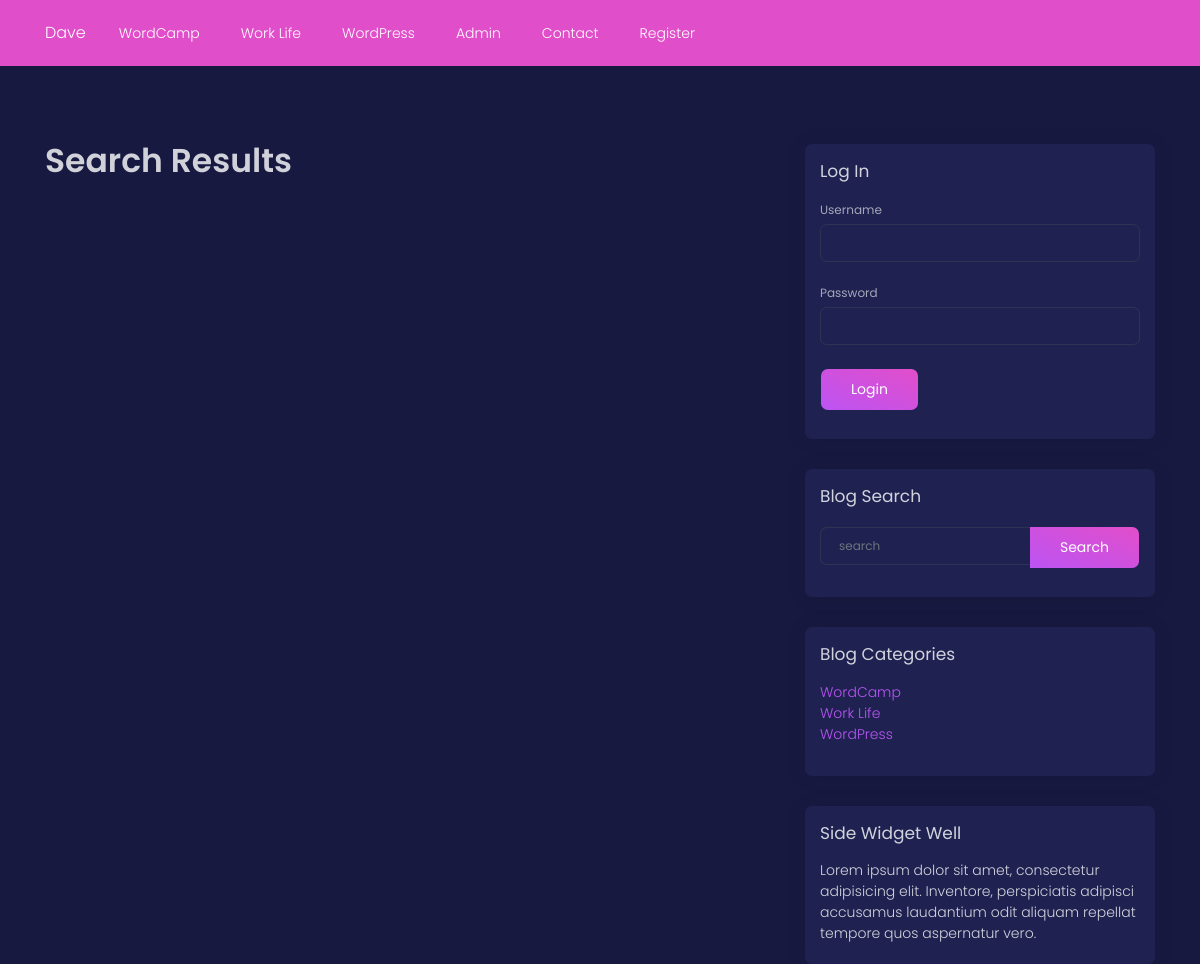
The page /search.php on the database as committed earlier.
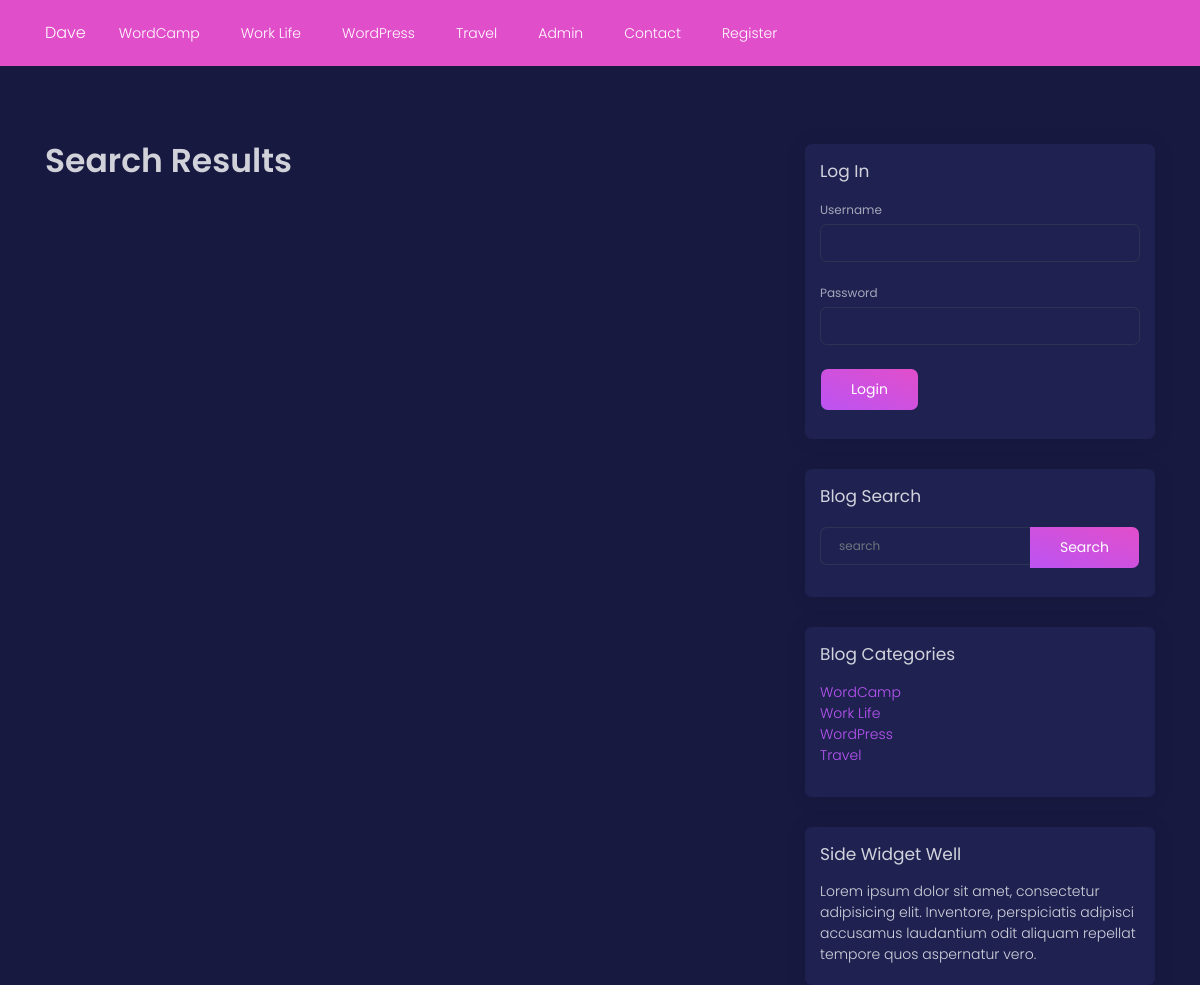
The same page on the database as committed later.
### tables this page shows
CREATE TABLE `categories` (
  `cat_id` int(11) unsigned NOT NULL AUTO_INCREMENT,
  `cat_title` varchar(255) DEFAULT NULL,
  PRIMARY KEY (`cat_id`)
);

### functions.php (the view, shortened to what this page needs)
<?php
function category_nav()
{
    global $connection;
    $query = "SELECT * FROM categories";
    $select_all_categories_query = mysqli_query($connection, $query);
    while ($row = mysqli_fetch_assoc($select_all_categories_query)) {
        $cat_title = $row['cat_title'];
        $cat_id = $row['cat_id'];
        ?>
        <li class="nav-item">
            <a class="nav-link" href="category.php?category=<?php echo $cat_id; ?>"><?php echo $cat_title; ?></a>
        </li>
        <?php
    }
}
        ?>

### includes/sidebar.php (shortened to what this page needs)
<div class="card">
    <div class="card-body">
        <h4>Log In</h4>
        <form class="form" action="includes/login.php" method="post">
            <label for="username">Username</label>
            <input type="text" class="form-control" name="username">
            <label for="password">Password</label>
            <input type="password" class="form-control" name="password">
            <div class="input-group">
                <button class="btn btn-primary" type="submit"
                name="login">Login</button>
            </div>
        </form>
    </div>
</div>
<div class="card">
    <div class="card-body">
        <h4>Blog Search</h4>
        <form class="form" action="search.php" method="post">
            <div class="input-group">
                <input type="text" class="form-control mt-1" placeholder="search" name="search">
                <div class="input-group-append">
                    <button class="btn btn-primary" type="submit" name="submit">Search</button>
                </div>
            </div>
        </form>
    </div>
</div>
<div class="card">
    <div class="card-body">
        <h4>Blog Categories</h4>
        <ul class="list-unstyled">
            <?php
            $query = "SELECT * FROM categories";
            $select_all_categories_query = mysqli_query($connection, $query) ;
            while ($row = mysqli_fetch_assoc($select_all_categories_query)) {
                $cat_title = $row['cat_title'];
                $cat_id = $row['cat_id'];
                ?>
                <li>
                    <a href="category.php?category=<?php echo $cat_id; ?>"><?php echo $cat_title; ?></a>
                </li>
                <?php
            }
            ?>
        </ul>
    </div>
</div>
<div class="card">
    <div class="card-body">
        <h4>Side Widget Well</h4>
        <p>Lorem ipsum dolor sit amet, consectetur adipisicing elit. Inventore, perspiciatis adipisci accusamus laudantium odit aliquam repellat tempore quos aspernatur vero.</p>
    </div>
</div>

Rows that differ between the two databases and show on the page:
added categories: cat_title "Travel"
